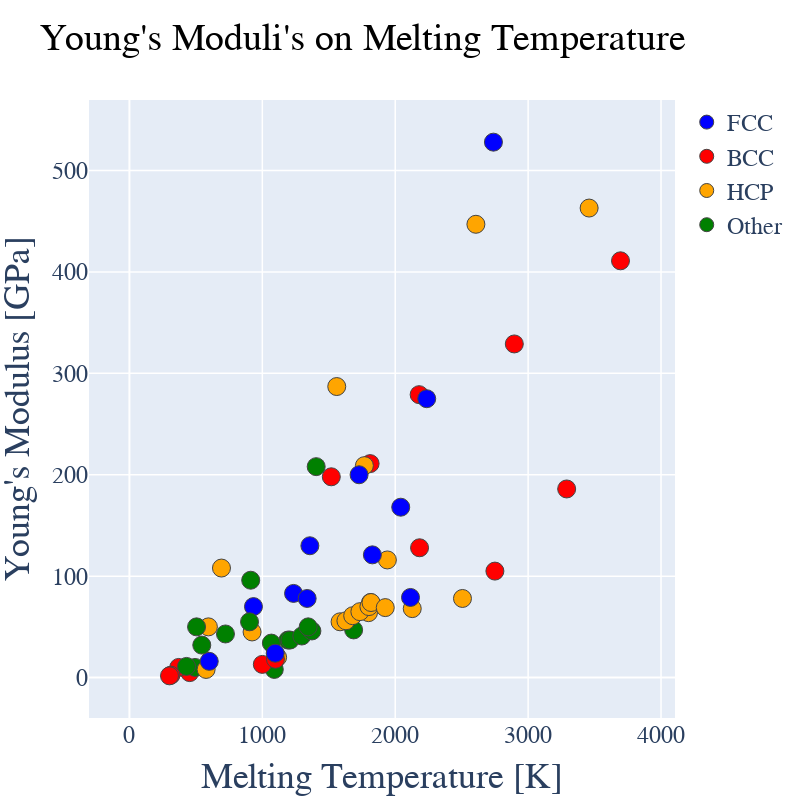

Write notebook code for a chart like this one.
### Code cell
layout0= go.Layout(title = "Young's Moduli's on Melting Temperature", hovermode= 'closest', width = 800, height=800, showlegend=True,  # Hovermode establishes the way the labels that appear when you hover are arranged # Establishing a square plot width=height
    xaxis= dict(title=go.layout.xaxis.Title(text='Melting Temperature [K]', font=dict(size=36)), zeroline= True, gridwidth= 1.5, tickfont=dict(size=24)), # Axis Titles. Removing the X-axis Mark. Adding a Grid
    yaxis= dict(title=go.layout.yaxis.Title(text="Young's Modulus [GPa]", font=dict(size=36)), zeroline= True, gridwidth= 1.5, tickfont=dict(size=24)), # Axis Titles. Removing the Y-axis Mark. Adding a Grid
    legend=dict(font=dict(size=24))) # Adding a legend

# Trace

trace0 = go.Scatter(x = melting_temperature,y = youngs_modulus, mode = 'markers',
    marker= dict(size= 18, line= dict(width=1), color=colors), # We add a size, a border and our custom colors to the markers
    text= sample, # This attribute (Text) labels each point to this list, which contains our elements in the same indexes as our properties
showlegend = False)


# Empty Traces for Legend
legend_plot_FCC = go.Scatter(x=[None], y=[None], mode='markers', marker=dict(size=14,  line= dict(width=1),color='blue'), name = 'FCC')
legend_plot_BCC = go.Scatter(x=[None], y=[None], mode='markers', marker=dict(size=14,  line= dict(width=1),color='red'), name = 'BCC')
legend_plot_HCP = go.Scatter(x=[None], y=[None], mode='markers', marker=dict(size=14,  line= dict(width=1),color='orange'), name = 'HCP')
legend_plot_Other = go.Scatter(x=[None], y=[None], mode='markers', marker=dict(size=14,  line= dict(width=1),color='green'), name = 'Other')


data = [trace0, legend_plot_FCC, legend_plot_BCC, legend_plot_HCP, legend_plot_Other]

fig= go.Figure(data, layout=layout0)
fig.update_layout(
    font_family="Arial",
    title_font_color="Black",
    title_font_size= 38
)
# fig.update_xaxes(showgrid=True, gridwidth=1, gridcolor='black')
# fig.update_yaxes(showgrid=True, gridwidth=1, gridcolor='black')
iplot(fig)

### Figure 1 — Plotly figure (JSON) as saved in the notebook; plotly's stock layout.template omitted (floating-point values rounded to 4 significant figures)
{"data": [{"marker": {"color": ["green", "green", "red", "orange", "green", "green", "green", "green", "green", "green", "red", "orange", "blue", "green", "red", "green", "green", "green", "red", "orange", "orange", "orange", "red", "red", "red", "red", "orange", "blue", "blue", "orange", "green", "green", "green", "green", "green", "green", "red", "blue", "orange", "orange", "red", "red", "orange", "orange", "blue", "blue", "blue", "orange", "green", "green", "green", "green", "green", "green", "red", "red", "orange", "red", "red", "orange", "orange", "blue", "blue", "blue", "green", "orange", "blue", "green", "green", "green", "green", "green", "green", "green", "green", "green", "green", "green", "green", "green", "red", "orange", "orange", "orange", "orange", "orange", "orange", "blue", "orange", "green", "blue", "green", "green", "green", "green", "green", "green", "green", "green", "green", "green", "green", "green"], "line": {"width": 1}, "size": 18}, "mode": "markers", "showlegend": false, "text": ["H", "He", "Li", "Be", "B", "C", "N", "O", "F", "Ne", "Na", "Mg", "Al", "Si", "P", "S", "Cl", "Ar", "K", "Ca", "Sc", "Ti", "V", "Cr", "Mn", "Fe", "Co", "Ni", "Cu", "Zn", "Ga", "Ge", "As", "Se", "Br", "Kr", "Rb", "Sr", "Y", "Zr", "Nb", "Mo", "Tc", "Ru", "Rh", "Pd", "Ag", "Cd", "In", "Sn", "Sb", "Te", "I", "Xe", "Cs", "Ba", "Hf", "Ta", "W", "Re", "Os", "Ir", "Pt", "Au", "Hg", "Tl", "Pb", "Bi", "Po", "At", "Rn", "Fr", "Ra", "Lr", "La", "Ce", "Pr", "Nd", "Pm", "Sm", "Eu", "Gd", "Tb", "Dy", "Ho", "Er", "Tm", "Yb", "Lu", "Ac", "Th", "Pa", "U", "Np", "Pu", "Am", "Cm", "Bk", "Cf", "Es", "Fm", "Md", "No"], "type": "scatter", "x": [14.01, 0.95, 453.7, 1560, 2349, 3800, 63.05, 54.8, 53.53, 24.56, 370.9, 923, 933.5, 1687, 317.3, 388.4, 171.6, 83.8, 336.5, 1115, 1814, 1941, 2183, 2180, 1519, 1811, 1768, 1728, 1358.0, 692.7, 302.9, 1211.0, 1090, 494, 265.8, 115.8, 312.5, 1050, 1799, 2128, 2750, 2896, 2430, 2607, 2237, 1828.0, 1235.0, 594.2, 429.8, 505.1, 903.8, 722.7, 386.9, 161.4, 301.6, 1000, 2506, 3290, 3695, 3459, 3306, 2739, 2041.0, 1337.0, 234.3, 577, 600.6, 544.4, 527, 575, 202, "maybe about 300 K", 973, 1900, 1193, 1068, 1208, 1297, 1373, 1345, 1099, 1585, 1629, 1680, 1734, 1802, 1818, 1097, 1925, 1323, 2115, 1841, 1405.0, 910, 912.5, 1449, 1613, 1259, 1173, 1133, 1800, 1100, 1100], "y": [null, null, 4.9, 287, null, null, null, null, null, null, 10, 45, 70, 47, null, null, null, null, null, 20, 74, 116, 128, 279, 198, 211, 209, 200, 130, 108, null, null, 8, 10, null, null, 2.4, null, 64, 68, 105, 329, null, 447, 275, 121, 83, 50, 11, 50, 55, 43, null, null, 1.7, 13, 78, 186, 411, 463, null, 528, 168, 78, null, 8, 16, 32, null, null, null, null, null, null, 37, 34, 37, 41, 46, 50, 18, 55, 56, 61, 65, 70, 74, 24, 69, null, 79, null, 208, null, 96, null, null, null, null, null, null, null, null]}, {"marker": {"color": "blue", "line": {"width": 1}, "size": 14}, "mode": "markers", "name": "FCC", "type": "scatter", "x": [null], "y": [null]}, {"marker": {"color": "red", "line": {"width": 1}, "size": 14}, "mode": "markers", "name": "BCC", "type": "scatter", "x": [null], "y": [null]}, {"marker": {"color": "orange", "line": {"width": 1}, "size": 14}, "mode": "markers", "name": "HCP", "type": "scatter", "x": [null], "y": [null]}, {"marker": {"color": "green", "line": {"width": 1}, "size": 14}, "mode": "markers", "name": "Other", "type": "scatter", "x": [null], "y": [null]}], "layout": {"font": {"family": "Arial"}, "height": 800, "hovermode": "closest", "legend": {"font": {"size": 24}}, "showlegend": true, "title": {"font": {"color": "Black", "size": 38}, "text": "Young's Moduli's on Melting Temperature"}, "width": 800, "xaxis": {"gridwidth": 1.5, "tickfont": {"size": 24}, "title": {"font": {"size": 36}, "text": "Melting Temperature [K]"}, "zeroline": true}, "yaxis": {"gridwidth": 1.5, "tickfont": {"size": 24}, "title": {"font": {"size": 36}, "text": "Young's Modulus [GPa]"}, "zeroline": true}}}
